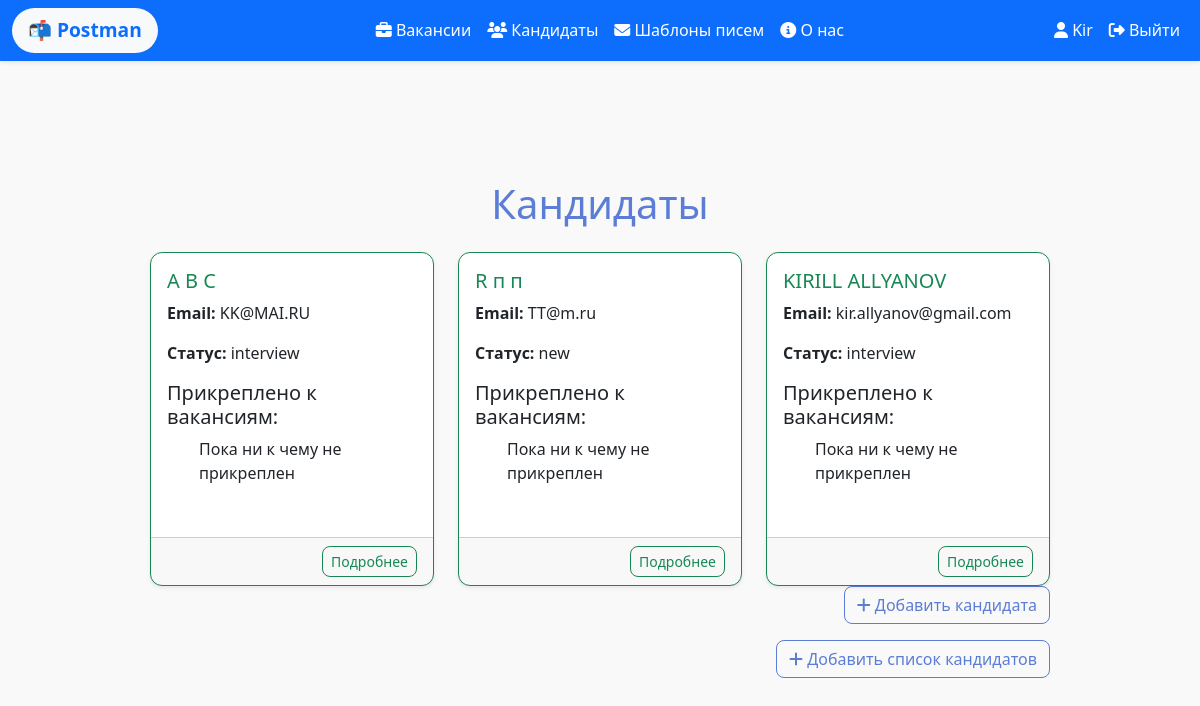
/data/candidates/ (signed in), run on an earlier commit of the app's database.
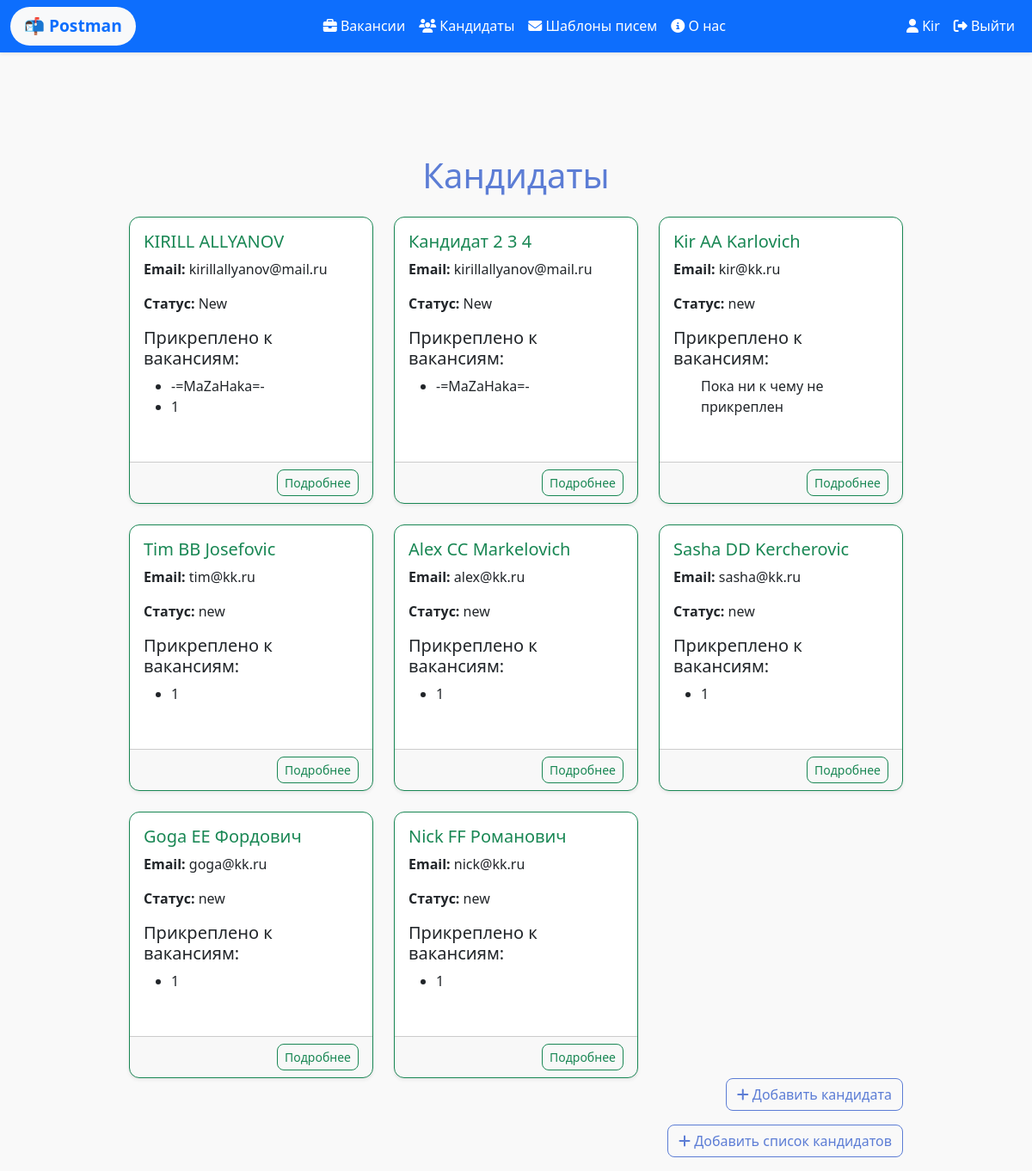
And on a later commit of the database.
### data/models.py (models this page shows, shortened)
class User(AbstractUser):
    firstname = models.CharField(max_length=100)
    lastname = models.CharField(max_length=100)
    class Meta:
        verbose_name = 'Пользователь'
        verbose_name_plural = 'Пользователи'

class Candidate(models.Model):
    STATUS_CHOICES = [
        ('New', 'Новый'),
        ('Message sent', 'Письмо отправлено'),
        ('Response recieved', 'Ответ получен'),
        ('Contact fixe', 'Контакт закреплен'),
        ('Rejected', 'Отклонен')
    ]
    firstname = models.CharField(max_length=100, verbose_name='Имя', blank=True)
    surname = models.CharField(max_length=100, verbose_name='Фамилия', blank=True)
    patronymic = models.CharField(max_length=100, verbose_name='Отчество', blank=True)
    birthday = models.DateField(verbose_name='Дата рождения', blank=True)
    email = models.EmailField(verbose_name='E-mail', blank=True)
    tg = models.CharField(max_length=100, verbose_name='Телеграм', blank=True)
    phone = models.CharField(max_length=15, verbose_name='Номер телефона', blank=True)
    cv = models.FileField(
        upload_to='cvs/',
        validators=[FileExtensionValidator(allowed_extensions=['pdf'])],
        blank=True,
        null=True,
        verbose_name='Резюме'
    )
    status = models.CharField(
        max_length=20,
        choices=STATUS_CHOICES,
        default='new',
        verbose_name='Статус'
    )
    notes = models.TextField(blank=True)
    class Meta:
        verbose_name = 'Кандидат'
        verbose_name_plural = 'Кандидаты'

class Vacancy(models.Model):
    title = models.CharField(max_length=100)
    description = models.TextField()
    user = models.ForeignKey(
        User,
        on_delete=models.SET_NULL,
        null=True,
        blank=True,
        related_name="vacancies",
        verbose_name="Пользователь"
    )
    candidates = models.ManyToManyField(Candidate, related_name='vacancies', blank=True)
    templates = models.ManyToManyField(Template,related_name='vacancies', blank=True)
    class Meta:
        verbose_name = "Вакансия"
        verbose_name_plural = "Вакансии"

### data/views.py (the view)
# urls.py: path('candidates/', views.candidates, name='candidates'), # Список кандидатов
@login_required
def candidates(request):
    candidates = Candidate.objects.all()
    return render(request, 'data/candidates.html', {'candidates' : candidates})

### data/templates/data/candidates.html (shortened to what this page needs)
{% extends "main/base.html" %}
{% block content %}
<h1 class="mb-4">Кандидаты</h1>
<div class="row row-cols-1 row-cols-md-2 row-cols-lg-3 g-4">
    {% for candidate in candidates %}
    <div class="col">
        <div class="card h-100 border-success shadow-sm">
            <div class="card-body">
                <h5 class="card-title text-success">{{ candidate.firstname }} {{ candidate.surname }} {{ candidate.patronymic }}</h5>
                <p class="card-text"><strong>Email:</strong> {{ candidate.email }}</p>
                <p class="card-text"><strong>Статус:</strong> {{ candidate.status }}</p>
                <h5>Прикреплено к вакансиям:</h5>
                <ul>
                    {% for vacancy in candidate.vacancies.all %}
                    <li>{{ vacancy.title }}</li>
                    {% empty %}
                    <p>Пока ни к чему не прикреплен</p>
                    {% endfor %}
                </ul>
            </div>
            <div class="card-footer d-flex justify-content-between text-muted">
                <a href="{% url 'candidate_detail' candidate.id %}" class="btn btn-sm btn-outline-success">Подробнее</a>
            </div>
        </div>
    </div>
    {% empty %}
    <p>Кандидатов пока нет.</p>
    {% endfor %}
</div>
<div class="d-flex justify-content-end mb-3">
    <a href="{% url 'candidate_create' %}" class="btn btn-outline-primary">
        <i class="fas fa-plus"></i> Добавить кандидата
    </a>
</div>
<div class="d-flex justify-content-end mb-3">
    <a href="candidates_upload" class="btn btn-outline-primary">
        <i class="fas fa-plus"></i> Добавить список кандидатов
    </a>
{% endblock %}

### main/templates/main/base.html (shortened to what this page needs)
{% load static %}
<!DOCTYPE html>
<html lang="ru">
<head>
    <link rel="stylesheet" href="https://cdn.jsdelivr.net/npm/bootstrap@5.3.3/dist/css/bootstrap.min.css">
    <link rel="stylesheet" href="https://cdn.jsdelivr.net/npm/@fortawesome/fontawesome-free@6.6.0/css/all.min.css">
    <link rel="stylesheet" href="{% static 'main/css/main.css' %}">
</head>
<body>
<nav class="navbar navbar-expand-lg navbar-dark fixed-top bg-primary shadow-sm custom-navbar">
    <div class="container-fluid">
        <a class="navbar-brand fw-bold px-3 py-2 bg-light text-primary rounded-pill" href="{% url 'index' %}" style="font-weight: bold; font-size: 1.2rem;">
            📬 Postman
        </a>
        <div class="collapse navbar-collapse justify-content-center" id="navbarNav">
            <ul class="navbar-nav text-center">
                <li class="nav-item">
                    <a class="nav-link nav-effect text-white" href="{% url 'vacancies' %}"><i class="fas fa-briefcase"></i> Вакансии</a>
                </li>
                <li class="nav-item">
                    <a class="nav-link nav-effect text-white" href="{% url 'candidates' %}"><i class="fas fa-users"></i> Кандидаты</a>
                </li>
                <li class="nav-item">
                    <a class="nav-link nav-effect text-white" href="{% url 'templates' %}"><i class="fas fa-envelope"></i> Шаблоны писем</a>
                </li>
                <li class="nav-item">
                    <a class="nav-link nav-effect text-white" href="{% url 'about' %}"><i class="fas fa-info-circle"></i> О нас</a>
                </li>
            </ul>
        </div>
        <div class="navbar-nav ms-auto">
            {% if user.is_authenticated %}
                <a href="{% url 'dashboard' %}" class="nav-link nav-effect text-white"><i class="fas fa-user"></i> {{ user.username }}</a>
                <a href="{% url 'logout' %}" class="nav-link nav-effect text-white"><i class="fas fa-sign-out-alt"></i> Выйти</a>
            {% else %}
                <a href="{% url 'login' %}" class="nav-link nav-effect text-white"><i class="fas fa-sign-in-alt"></i> Войти</a>
                <a href="{% url 'register' %}" class="nav-link nav-effect text-white"><i class="fas fa-user-plus"></i> Регистрация</a>
            {% endif %}
        </div>
    </div>
</nav>
<main class="container" style="margin-top: 100px;">
    <div class="d-flex justify-content-center">
        <div class="w-100" style="max-width: 900px; text-align: center;">
            {% block content %}
            {% endblock %}
        </div>
    </div>
</main>
</body>
</html>

### main/static/main/css/main.css (style rules this page uses)
:root { --color-teal: #60cfcf; --color-blue: #5c7dd5; --color-green: #6dd66d; --color-orange: #ffa870; }
body { font-family: 'Segoe UI', sans-serif; background-color: #f9f9f9; color: #333; margin: 0; padding: 0; }
.custom-navbar { background-color: var(--color-blue); transition: background-color 0.3s ease, opacity 0.3s ease; z-index: 1000; }
.container { padding-top: 80px; text-align: center; }
button, .btn { border-radius: 8px; }
.btn-outline-primary { border-color: var(--color-blue); color: var(--color-blue); transition: all 0.2s; }
.card { border-radius: 12px; box-shadow: 0 2px 8px rgba(0,0,0,0.1); margin-bottom: 20px; text-align: left; transition: transform 0.2s, box-shadow 0.2s; }
h1, h2, h3 { color: var(--color-blue); margin-bottom: 20px; }
a { text-decoration: none; }
.nav-effect { transition: all 0.3s ease; padding: 8px 12px; border-radius: 8px; }

What changed in the data, as far as the page shows it:
removed Candidate: firstname "A", surname "B", patronymic "C", email "KK@MAI.RU", status "interview"
removed Candidate: firstname "R", surname "п", patronymic "п", email "TT@m.ru", status "new"
changed Candidate "KIRILL": email "kir.allyanov@gmail.com" → "kirillallyanov@mail.ru"; status "interview" → "New"; no longer shows "Пока ни к чему не прикреплен"
added Vacancy: title "-=MaZaHaka=-"
added Vacancy: title "1"
added Candidate: firstname "Кандидат 2", surname "3", patronymic "4", email "kirillallyanov@mail.ru", status "New"
added Candidate: firstname "Kir", surname "AA", patronymic "Karlovich", email "kir@kk.ru", status "new"
added Candidate: firstname "Tim", surname "BB", patronymic "Josefovic", email "tim@kk.ru", status "new"
added Candidate: firstname "Alex", surname "CC", patronymic "Markelovich", email "alex@kk.ru", status "new"
added Candidate: firstname "Sasha", surname "DD", patronymic "Kercherovic", email "sasha@kk.ru", status "new"
added Candidate: firstname "Goga", surname "EE", patronymic "Фордович", email "goga@kk.ru", status "new"
added Candidate: firstname "Nick", surname "FF", patronymic "Романович", email "nick@kk.ru", status "new"
